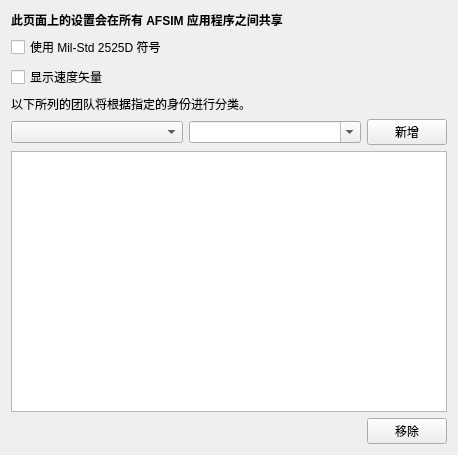
<?xml version="1.0" encoding="UTF-8"?>
<ui version="4.0">
 <class>WkfMilStdIconPrefWidget</class>
 <widget class="QWidget" name="WkfMilStdIconPrefWidget">
  <property name="geometry">
   <rect>
    <x>0</x>
    <y>0</y>
    <width>458</width>
    <height>455</height>
   </rect>
  </property>
  <property name="windowTitle">
   <string>Mil-Std 2525D</string>
  </property>
  <layout class="QVBoxLayout" name="verticalLayout">
   <item>
    <widget class="QLabel" name="label_2">
     <property name="font">
      <font>
       <weight>75</weight>
       <bold>true</bold>
      </font>
     </property>
     <property name="text">
      <string>此页面上的设置会在所有 AFSIM 应用程序之间共享</string>
     </property>
    </widget>
   </item>
   <item>
    <widget class="QCheckBox" name="mUseSymbologyBox">
     <property name="text">
      <string>使用 Mil-Std 2525D 符号</string>
     </property>
    </widget>
   </item>
   <item>
    <widget class="QCheckBox" name="mVelocityVectorBox">
     <property name="text">
      <string>显示速度矢量</string>
     </property>
    </widget>
   </item>
   <item>
    <widget class="QLabel" name="label">
     <property name="text">
      <string>以下所列的团队将根据指定的身份进行分类。  </string>
     </property>
     <property name="wordWrap">
      <bool>true</bool>
     </property>
    </widget>
   </item>
   <item>
    <layout class="QHBoxLayout" name="horizontalLayout" stretch="20,20,1">
     <item>
      <widget class="QComboBox" name="mCategoryBox"/>
     </item>
     <item>
      <widget class="QComboBox" name="mTeamBox">
       <property name="editable">
        <bool>true</bool>
       </property>
      </widget>
     </item>
     <item>
      <widget class="QPushButton" name="mAddButton">
       <property name="text">
        <string>新增</string>
       </property>
      </widget>
     </item>
    </layout>
   </item>
   <item>
    <widget class="wkf::TopLevelDropTreeWidget" name="mTeamMapping">
     <property name="acceptDrops">
      <bool>false</bool>
     </property>
     <property name="dragEnabled">
      <bool>false</bool>
     </property>
     <attribute name="headerVisible">
      <bool>false</bool>
     </attribute>
     <column>
      <property name="text">
       <string notr="true">1</string>
      </property>
     </column>
    </widget>
   </item>
   <item>
    <layout class="QHBoxLayout" name="horizontalLayout_2">
     <item>
      <spacer name="horizontalSpacer">
       <property name="orientation">
        <enum>Qt::Horizontal</enum>
       </property>
       <property name="sizeHint" stdset="0">
        <size>
         <width>40</width>
         <height>20</height>
        </size>
       </property>
      </spacer>
     </item>
     <item>
      <widget class="QPushButton" name="mRemoveButton">
       <property name="text">
        <string>移除</string>
       </property>
      </widget>
     </item>
    </layout>
   </item>
  </layout>
 </widget>
 <customwidgets>
  <customwidget>
   <class>wkf::TopLevelDropTreeWidget</class>
   <extends>QTreeWidget</extends>
   <header>WkfTopLevelDropTreeWidget.hpp</header>
  </customwidget>
 </customwidgets>
 <resources/>
 <connections/>
</ui>
